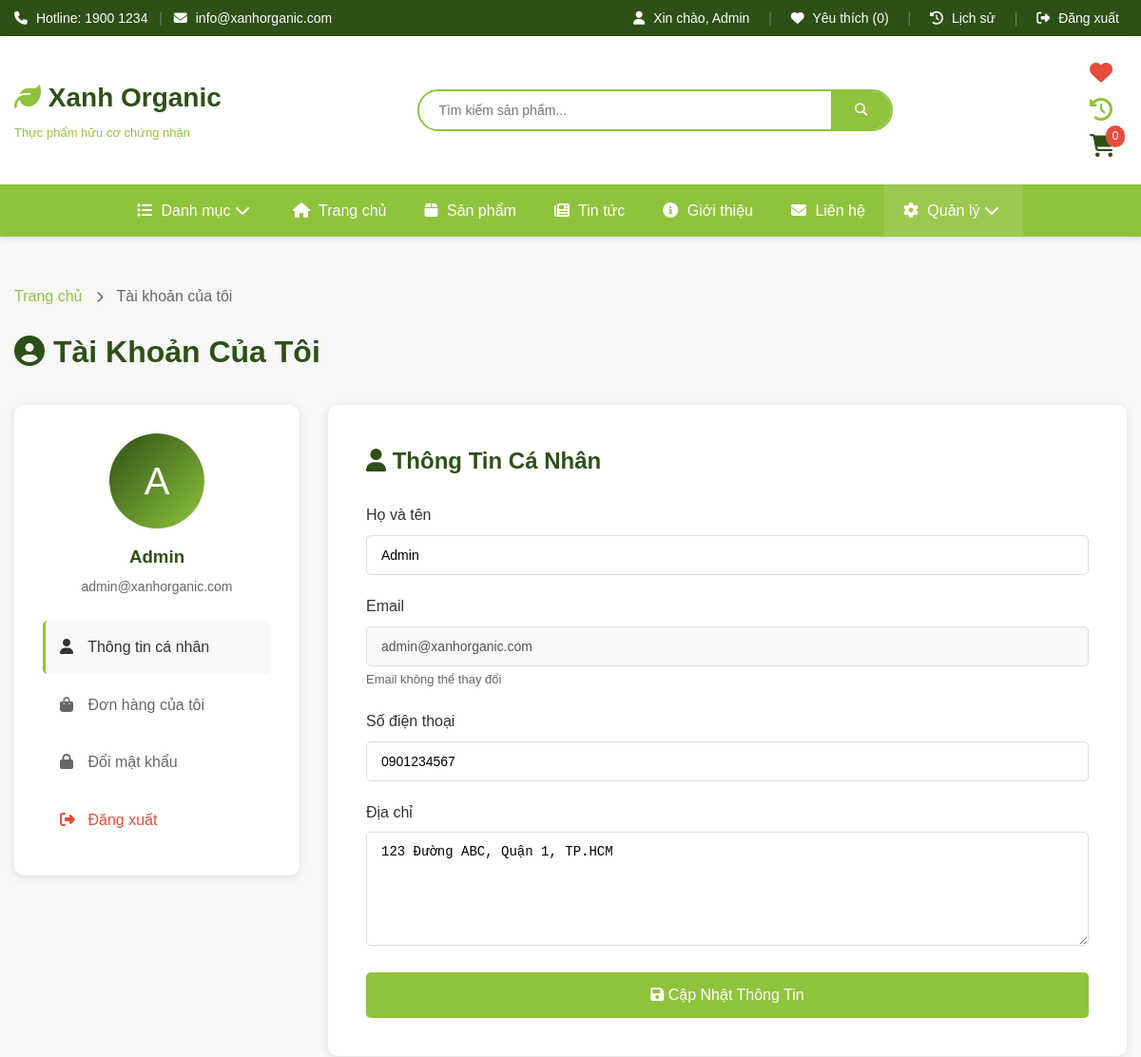
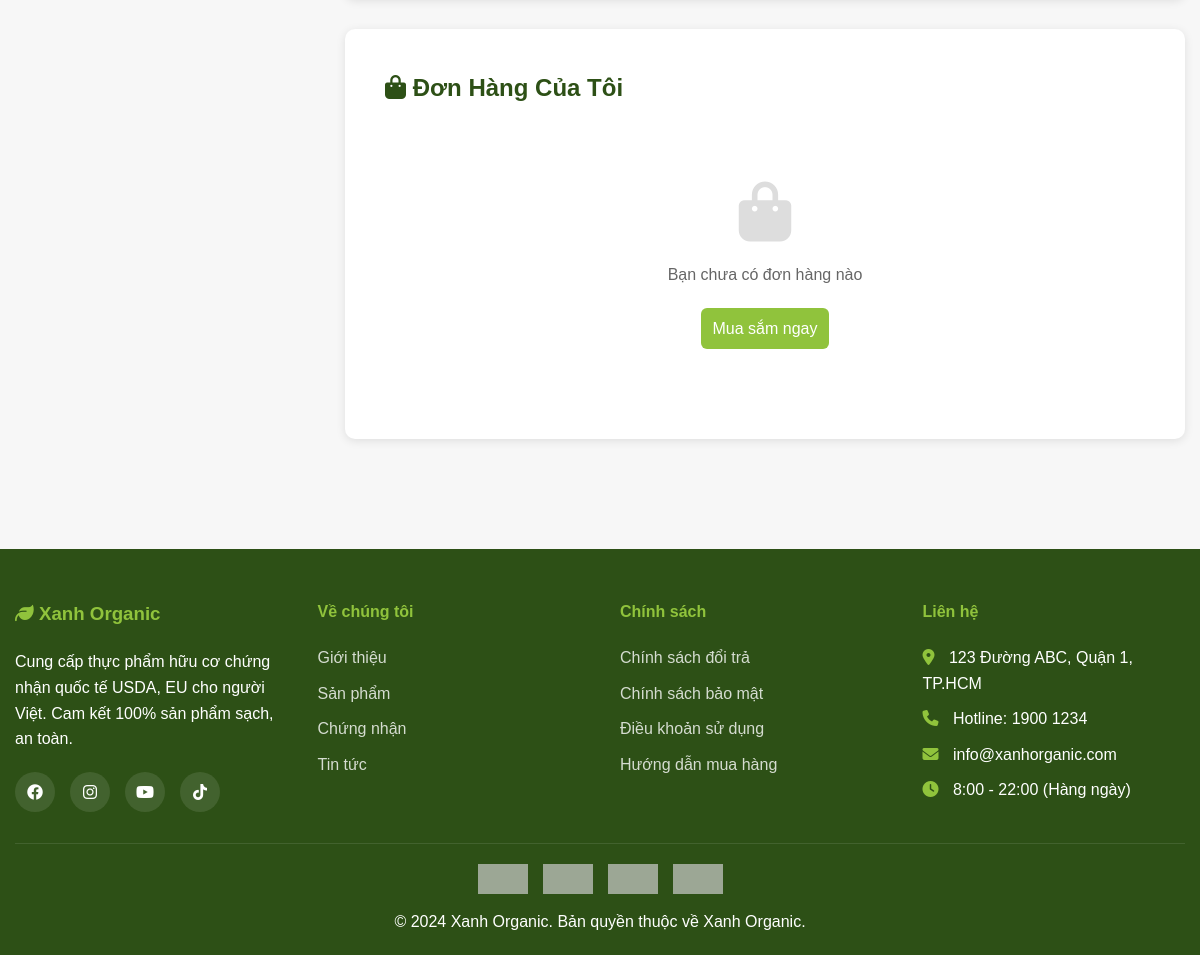
The app's page /profile.php (signed in) with its own data (2 pictures, top to bottom).
### tables this page shows
CREATE TABLE users (
    id INT AUTO_INCREMENT PRIMARY KEY,
    full_name VARCHAR(100) NOT NULL,
    email VARCHAR(150) NOT NULL UNIQUE,
    password VARCHAR(255) NOT NULL,
    phone VARCHAR(20),
    address TEXT,
    role ENUM('customer', 'admin') DEFAULT 'customer',
    created_at TIMESTAMP DEFAULT CURRENT_TIMESTAMP,
    updated_at TIMESTAMP DEFAULT CURRENT_TIMESTAMP ON UPDATE CURRENT_TIMESTAMP
);

### includes/config.php (called while the page is built, shortened)
<?php
function isLoggedIn() {
return isset($_SESSION['user_id']);
}
?>

### includes/functions.php (called while the page is built, shortened)
<?php
function getCurrentUser() {
    global $conn;
    $user_id = $_SESSION['user_id'];
    $sql = "SELECT * FROM users WHERE id = ?";
    $stmt = $conn->prepare($sql);
    $stmt->bind_param("i", $user_id);
    $stmt->execute();
    $result = $stmt->get_result();
    return $result->fetch_assoc();
}
?>

### profile.php (the view, shortened to what this page needs)
<?php
require_once 'includes/config.php';
require_once 'includes/header.php';
$user = getCurrentUser();
$orders_sql = "SELECT * FROM orders WHERE user_id = ? ORDER BY created_at DESC LIMIT 10";
$orders_stmt = $conn->prepare($orders_sql);
$orders_stmt->bind_param("i", $_SESSION['user_id']);
$orders_stmt->execute();
$orders = $orders_stmt->get_result()->fetch_all(MYSQLI_ASSOC);
?>
<div class="container">
    <div style="padding: 20px 0; color: #666;">
        <a href="<?php echo SITE_URL; ?>" style="color: #90c33c;">Trang chủ</a>
        <i class="fas fa-chevron-right" style="margin: 0 10px; font-size: 12px;"></i>
        <span>Tài khoản của tôi</span>
    </div>
    <h1 style="color: #2d5016; margin-bottom: 30px;">
        <i class="fas fa-user-circle"></i> Tài Khoản Của Tôi
    </h1>
    <div style="display: grid; grid-template-columns: 300px 1fr; gap: 30px;">
        <div>
            <div style="background: white; padding: 30px; border-radius: 10px; box-shadow: 0 2px 10px rgba(0,0,0,0.1);">
                <div style="text-align: center; margin-bottom: 25px;">
                    <div style="width: 100px; height: 100px; margin: 0 auto 15px; background: linear-gradient(135deg, #2d5016, #90c33c); border-radius: 50%; display: flex; align-items: center; justify-content: center; font-size: 40px; color: white;">
                        <?php echo strtoupper(substr($user['full_name'], 0, 1)); ?>
                    </div>
                    <h3 style="color: #2d5016; margin-bottom: 5px;"><?php echo htmlspecialchars($user['full_name']); ?></h3>
                    <p style="color: #666; font-size: 14px;"><?php echo htmlspecialchars($user['email']); ?></p>
                </div>
                <nav style="list-style: none; padding: 0;">
                    <a href="#profile-info" style="display: block; padding: 15px; color: #333; border-left: 3px solid #90c33c; background: #f8f9fa; margin-bottom: 5px; border-radius: 5px;">
                        <i class="fas fa-user" style="width: 25px;"></i> Thông tin cá nhân
                    </a>
                    <a href="#orders" style="display: block; padding: 15px; color: #666; border-left: 3px solid transparent; margin-bottom: 5px; border-radius: 5px; transition: all 0.3s;"
                       onmouseover="this.style.background='#f8f9fa'; this.style.borderLeftColor='#90c33c'"
                       onmouseout="this.style.background='transparent'; this.style.borderLeftColor='transparent'">
                        <i class="fas fa-shopping-bag" style="width: 25px;"></i> Đơn hàng của tôi
                    </a>
                    <a href="editpassword.php" style="display: block; padding: 15px; color: #666; border-left: 3px solid transparent; margin-bottom: 5px; border-radius: 5px; transition: all 0.3s;"
                       onmouseover="this.style.background='#f8f9fa'; this.style.borderLeftColor='#90c33c'"
                       onmouseout="this.style.background='transparent'; this.style.borderLeftColor='transparent'">
                        <i class="fas fa-lock" style="width: 25px;"></i> Đổi mật khẩu
                    </a>
                    <a href="<?php echo SITE_URL; ?>/logout.php" style="display: block; padding: 15px; color: #e74c3c; border-left: 3px solid transparent; border-radius: 5px; transition: all 0.3s;"
                       onmouseover="this.style.background='#f8f9fa'"
                       onmouseout="this.style.background='transparent'"
                       onclick="return confirm('Bạn có chắc muốn đăng xuất?')">
                        <i class="fas fa-sign-out-alt" style="width: 25px;"></i> Đăng xuất
                    </a>
                </nav>
            </div>
        </div>
        <div>
            <div id="profile-info" style="background: white; padding: 40px; border-radius: 10px; box-shadow: 0 2px 10px rgba(0,0,0,0.1); margin-bottom: 30px;">
                <h2 style="color: #2d5016; margin-bottom: 25px;">
                    <i class="fas fa-user"></i> Thông Tin Cá Nhân
                </h2>
                <form method="POST">
                    <div class="form-group">
                        <label for="full_name">Họ và tên</label>
                        <input type="text" id="full_name" name="full_name" required
                               value="<?php echo htmlspecialchars($user['full_name']); ?>">
                    </div>
                    <div class="form-group">
                        <label for="email">Email</label>
                        <input type="email" id="email" value="<?php echo htmlspecialchars($user['email']); ?>" disabled
                               style="background: #f8f9fa; cursor: not-allowed;">
                        <small style="color: #666; font-size: 13px;">Email không thể thay đổi</small>
                    </div>
                    <div class="form-group">
                        <label for="phone">Số điện thoại</label>
                        <input type="tel" id="phone" name="phone"
                               value="<?php echo htmlspecialchars($user['phone']); ?>">
                    </div>
                    <div class="form-group">
                        <label for="address">Địa chỉ</label>
                        <textarea id="address" name="address" rows="3"><?php echo htmlspecialchars($user['address']); ?></textarea>
                    </div>
                    <button type="submit" name="update_profile" class="btn-submit">
                        <i class="fas fa-save"></i> Cập Nhật Thông Tin
                    </button>
                </form>
            </div>
            <div id="orders" style="background: white; padding: 40px; border-radius: 10px; box-shadow: 0 2px 10px rgba(0,0,0,0.1); margin-bottom: 30px;">
                <h2 style="color: #2d5016; margin-bottom: 25px;">
                    <i class="fas fa-shopping-bag"></i> Đơn Hàng Của Tôi
                </h2>
                <?php if (empty($orders)): ?>
                    <div style="text-align: center; padding: 50px; color: #666;">
                        <i class="fas fa-shopping-bag" style="font-size: 60px; color: #ddd; margin-bottom: 20px;"></i>
                        <p>Bạn chưa có đơn hàng nào</p>
                        <a href="<?php echo SITE_URL; ?>/products.php" class="btn btn-primary" style="margin-top: 20px;">
                            Mua sắm ngay
                        </a>
                    </div>
                <?php endif; ?>
            </div>
        </div>
    </div>
</div>
<?php require_once 'includes/footer.php'; ?>

### assets/css/style.css (style rules this page uses)
* { margin: 0; padding: 0; box-sizing: border-box; }
body { font-family: 'Roboto', sans-serif; line-height: 1.6; color: #333; background-color: #f8f9fa; }
.container { max-width: 1200px; margin: 0 auto; padding: 0 15px; }
a { text-decoration: none; color: inherit; transition: all 0.3s ease; }
button { cursor: pointer; border: none; outline: none; }
.btn { display: inline-block; padding: 12px 30px; border-radius: 25px; font-weight: 500; transition: all 0.3s; }
.btn-primary { background-color: white; color: #2d5016; }
.form-group { margin-bottom: 20px; }
.form-group label { display: block; margin-bottom: 8px; font-weight: 500; color: #333; }
.form-group input, .form-group textarea, .form-group select { width: 100%; padding: 12px 15px; border: 1px solid #ddd; border-radius: 5px; font-size: 14px; outline: none; transition: all 0.3s; }
.form-group textarea { resize: vertical; min-height: 120px; }
.btn-submit { width: 100%; background-color: #90c33c; color: white; padding: 15px; border-radius: 5px; font-size: 16px; font-weight: 500; transition: all 0.3s; }
body { font-family: Arial, sans-serif; margin: 0; background: #f7f7f7; }
h1 { color: #2d5016; margin-bottom: 20px; }
.btn { display: inline-block; padding: 8px 12px; border-radius: 6px; text-decoration: none; color: white; }
.btn-primary { background: #90c33c; }

### records on screen
users: full_name "A", full_name "Admin", email "admin@xanhorganic.com", phone "0901234567", address "123 Đường ABC, Quận 1, TP.HCM"

### other values on screen
$_SESSION['full_name'] "Admin"
$wishlist_count "0"
$cart_count "0"
